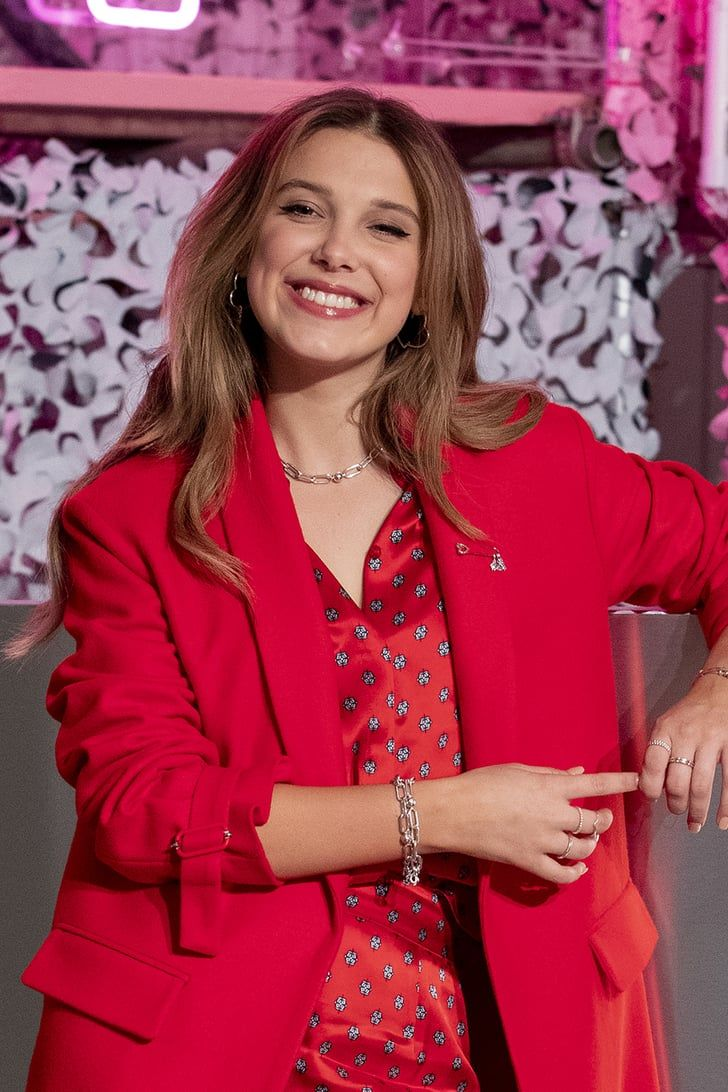
#> input picture Millie.jpg, 728 x 1092 px, given in place of MODEL.png, which was not available
$ jupyter execute 'EXP_3_Record hist.ipynb'
#> lines starting #> are read from the running program, lines starting #| are printed output that depends on the picture; pictures that were not available may be replaced by others from this repository, and a replacement may not be noted
[cell 1]
import cv2
import matplotlib.pyplot as plt
gray_image = cv2.imread("MODEL.png")
#> gray_image is the input picture: shape (1092, 728, 3); mean B, G, R 79.1, 59.4, 158.8
color_image = cv2.imread("MODEL_2.png",-1)
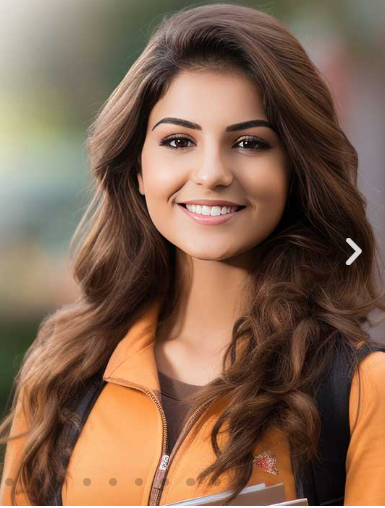
#> input picture MODEL_2.png, 385 x 508 px
#> color_image is the input picture: shape (508, 385, 4); mean B, G, R, A 80.6, 101.3, 131.2, 255
cv2.imshow("Gray Image",gray_image)
cv2.imshow("Colour Image",color_image)
cv2.waitKey(0)
cv2.destroyAllWindows()

[cell 2]
import numpy as np
Gray_image = cv2.imread("MODEL.png")
Color_image = cv2.imread("MODEL_2.jpg")
import matplotlib.pyplot as plt
gray_hist = cv2.calcHist([Gray_image],[0],None,[256],[0,256])
#> gray_hist = 256 values, max 24455 at index 52, min 19 at index 246, mean 3105.4
color_hist = cv2.calcHist([Color_image],[0],None,[256],[0,256])
#> color_hist = 256 values, max 2256 at index 12, min 0 at index 243, mean 764
plt.figure()
plt.imshow(Gray_image)
plt.show()
plt.title("Histogram")
plt.xlabel("Grayscale Value")
plt.ylabel("Pixel Count")
plt.stem(gray_hist)
plt.show()
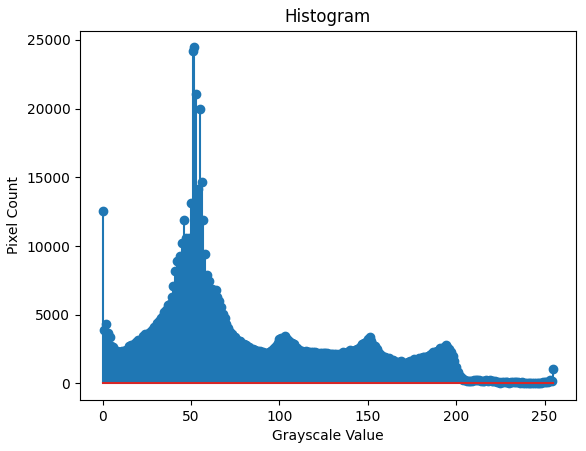
#> figure drawn by matplotlib, 1 panel; curve peaks at x = 52, y = 24455
plt.imshow(Color_image)
plt.show()
plt.title("Histogram of Color Image - Green Channel")
plt.xlabel("Intensity Value")
plt.ylabel("Pixel Count")
plt.stem(color_hist)
plt.show()
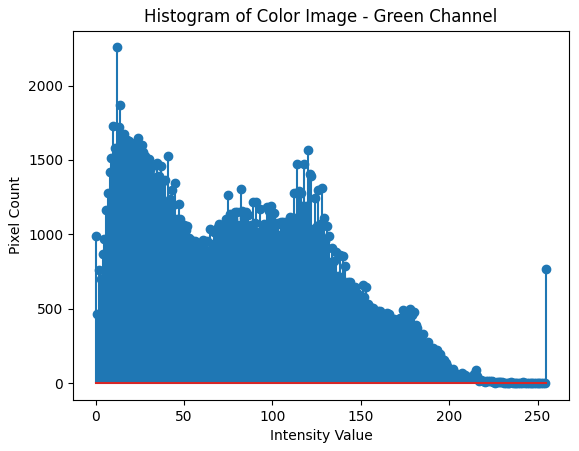
#> figure drawn by matplotlib, 1 panel; curve peaks at x = 12, y = 2256
cv2.waitKey(0)

[cell 3]
gray_image = cv2.imread("smillepathi.jpg",0)
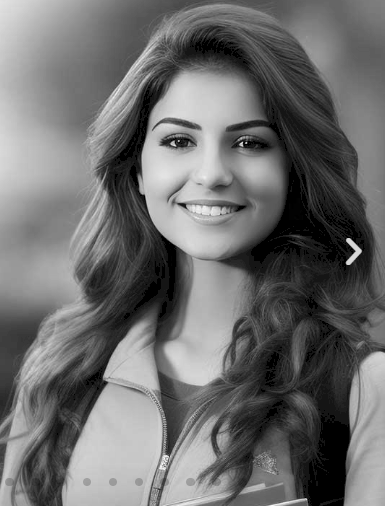
#> gray_image: shape (508, 385); min 0, max 255, mean 109.8
cv2.imshow('Grey Scale Image',gray_image)
equ = cv2.equalizeHist(gray_image)
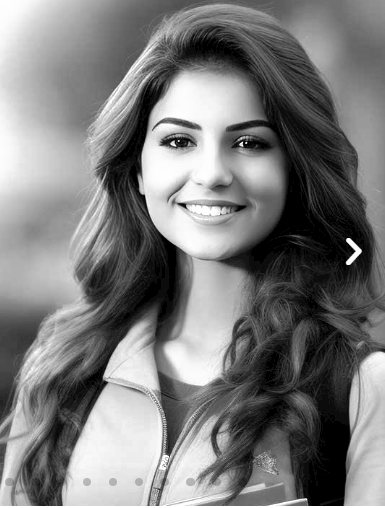
#> equ: shape (508, 385); min 0, max 255, mean 123.7
cv2.imshow("Equalized Image",equ)
cv2.waitKey(0)
cv2.destroyAllWindows()
